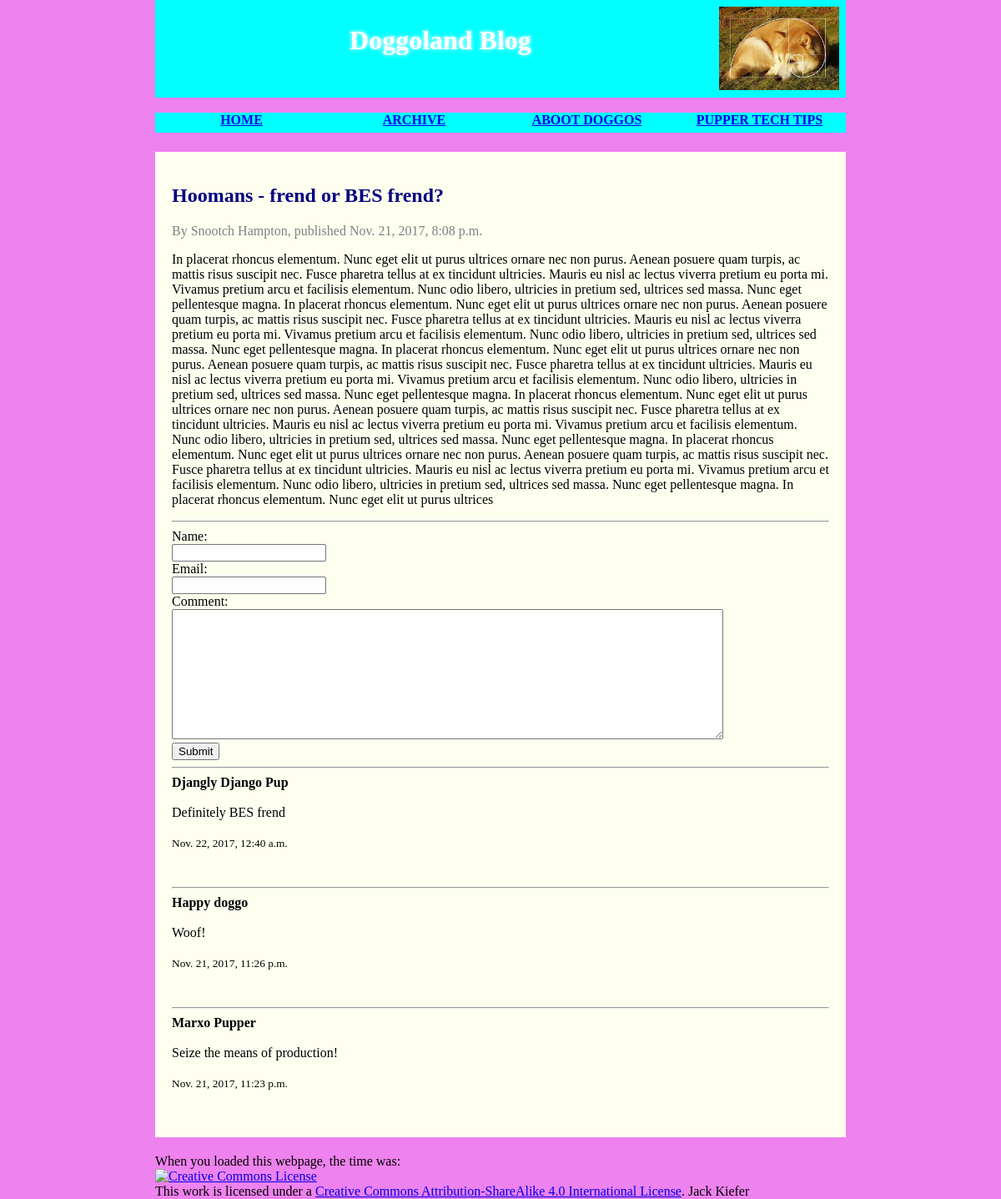
Page /blog/3/ on the committed database.
### blog/models.py (models this page shows, shortened)
class Blog(models.Model):
    title = models.CharField(max_length=200)
    author_name = models.CharField(max_length=50)
    content = models.TextField(max_length = 2000)
    posted_date = models.DateTimeField('date posted')

class Comments(models.Model):
    blog = models.ForeignKey(Blog, on_delete=models.CASCADE)
    commenter_nickname = models.CharField(max_length=50)
    email = models.EmailField()
    content = models.TextField(max_length=1000)
    posted_date = models.DateTimeField('date commented')

### blog/views.py (the view)
# urls.py: url(r'^(?P<blog_id>[0-9]+)/$', views.detail, name='detail'),
def detail(request, blog_id):
    try:
        blog = Blog.objects.get(pk=blog_id)
    except Blog.DoesNotExist:
        raise Http404("Blog post does not exist")
    return render(request, 'blog/detail.html', {'blog': blog})

### blog/templates/blog/detail.html (shortened to what this page needs)
{% load static %}
<!DOCTYPE html>
<html lang="en">
    <head>
        <link rel="stylesheet" type="text/css" href="{% static 'blog/style.css' %}">
    </head>
    <body>
    <header>
        <h1> Doggoland Blog </h1>
        <img src="{% static 'blog/fibbonaci.jpg'%}" alt="f i b b o n a c i  b o y e" />
    </header>
    <nav>
      <ul>
        <li><a href="{% url 'blog:index' %}">Home</a></li>
        <li><a href="{% url 'blog:archive' %}">Archive</a></li>
        <li><a href="{% url 'blog:aboot' %}">Aboot doggos</a></li>
        <li><a href="{% url 'blog:tech' %}">Pupper Tech Tips</a></li>
      </ul>
    </nav>
    <main>
      <article>
<h2>{{ blog.title }}</h2>
<font color="gray">By {{ blog.author_name }}, published {{ blog.posted_date }}</font>
<p>{{ blog.content }}</p>
<hr>
<form action="{% url 'blog:comment' blog.id %}" method="post">
Name:</br>
<input type="text" name="nickname" /><br />
Email:</br>
<input type="email" name="email" /><br/>
Comment:</br>
<textarea name="commentbody" rows="10" cols="80"></textarea>
<br/>
<button type="submit">Submit</button>
</form>
{% for comment in blog.comments_set.all reversed %}
<hr>
<b>{{comment.commenter_nickname}}</b></br></br>
{{comment.content}}<br/></br>
<small>{{comment.posted_date}}</small></br></br></br>
{% endfor %}
      </article>
    </main>
    <footer>
    When you loaded this webpage, the time was: {{ curTime }}
    <br/>
    <a rel="license" href="http://creativecommons.org/licenses/by-sa/4.0/"><img alt="Creative Commons License" style="border-width:0" src="https://i.creativecommons.org/l/by-sa/4.0/88x31.png" /></a><br />This work is licensed under a <a rel="license" href="http://creativecommons.org/licenses/by-sa/4.0/">Creative Commons Attribution-ShareAlike 4.0 International License</a>. Jack Kiefer
    </footer>
   </body>
</html>

### blog/static/blog/style.css (style rules this page uses)
html { margin: 0; padding: 0; }
body { margin: 0; padding: 0; background-color: violet; width: 69%; margin: 0 auto; }
h1, h2, h3 { font-family: cursive; }
header { margin-bottom: 15px; display: flex; padding: 1%; background-color: cyan; }
header img { display: block; height: 100px; }
h1 { flex: 5; font-size: 2em; text-align: center; text-shadow: 0px 0px 5px white; color: white; }
h2 { color: navy; }
nav { height: 30px; display: flex; flex: 100%; }
nav ul { display: flex; flex: 2; list-style-type: none; padding: 0; margin: 3px auto; background-color: cyan; }
nav li { text-align: center; display: inline; flex: 1; }
nav a, nav span { display: inline-block; height: 20px; font-weight: bold; text-transform: uppercase; }
main { display: flex; margin: 20px auto; }
article { flex: 3; padding: 20px 20px 20px 20px; background-color: #FFFFF0; }

### rows in the picture
Blog: title "Hoomans - frend or BES frend?", author_name "Snootch Hampton", posted_date "Nov. 21, 2017, 8:08 p.m.", content "In placerat rhoncus elementum. Nunc eget elit ut purus ultrices ornare nec non purus. Aenean posuere quam turpis, ac mattis risus suscipit nec. Fusce pharetra tellus at ex tincidunt ultricies. Mauris eu nisl ac lectus viverra pretium eu porta mi. Vivamus pretium arcu et facilisis elementum. Nunc odio libero, ultricies in pretium sed, ultrices sed massa. Nunc eget pellentesque magna. In placerat rhoncus elementum. Nunc eget elit ut purus ultrices ornare nec non purus. Aenean posuere quam turpis, ac mattis risus suscipit nec. Fusce pharetra tellus at ex tincidunt ultricies. Mauris eu nisl ac lectus viverra pretium eu porta mi. Vivamus pretium arcu et facilisis elementum. Nunc odio libero,…"
Comments: commenter_nickname "Djangly Django Pup", content "Definitely BES frend", posted_date "Nov. 22, 2017, 12:40 a.m."
Comments: commenter_nickname "Happy doggo", content "Woof!", posted_date "Nov. 21, 2017, 11:26 p.m."
Comments: commenter_nickname "Marxo Pupper", content "Seize the means of production!", posted_date "Nov. 21, 2017, 11:23 p.m."
